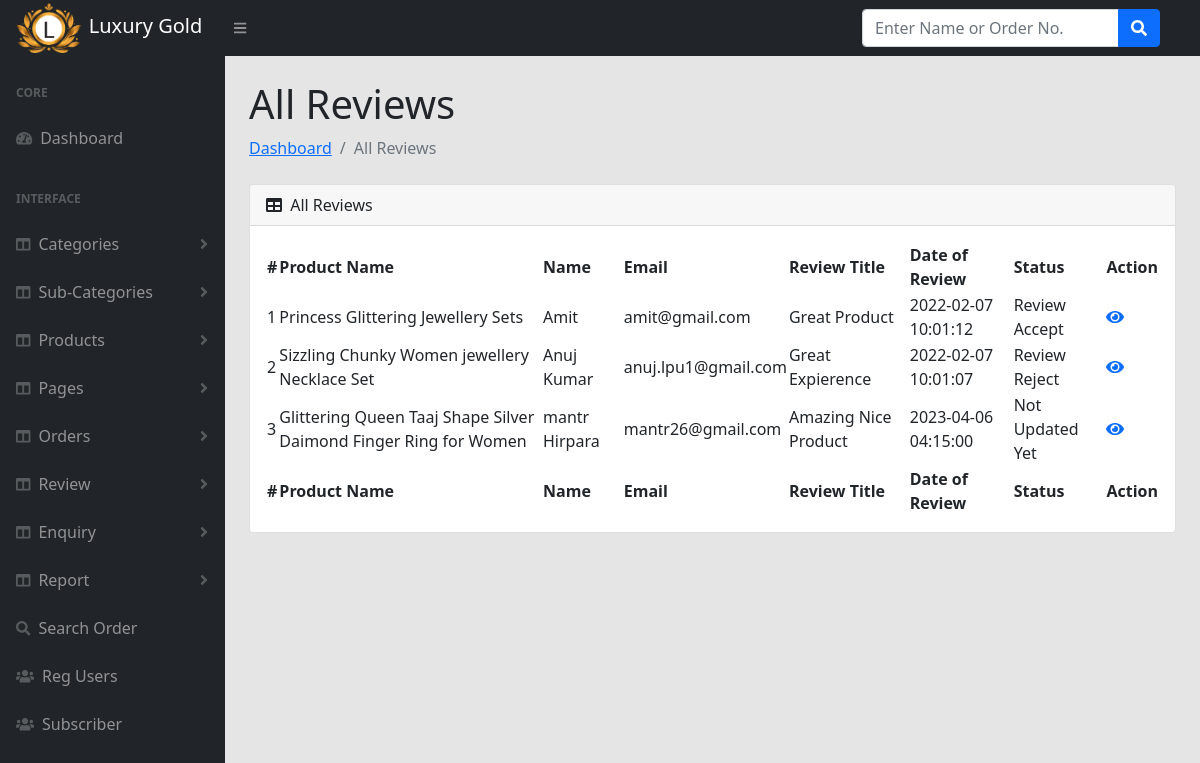
The page /admin/all-reviews.php (signed in) on the database its author committed.
### tables this page shows
CREATE TABLE `tblreview` (
  `ID` int(10) NOT NULL,
  `ProductID` int(10) DEFAULT NULL,
  `ReviewTitle` varchar(200) DEFAULT NULL,
  `Review` mediumtext DEFAULT NULL,
  `UserId` int(5) DEFAULT NULL,
  `DateofReview` timestamp NOT NULL DEFAULT current_timestamp() ON UPDATE current_timestamp(),
  `Remark` varchar(200) DEFAULT NULL,
  `Status` varchar(200) DEFAULT NULL,
  `UpdationDate` timestamp NOT NULL DEFAULT current_timestamp()
);

CREATE TABLE `products` (
  `id` int(11) NOT NULL,
  `category` int(11) NOT NULL,
  `subCategory` int(11) DEFAULT NULL,
  `type` varchar(100) DEFAULT NULL,
  `productName` varchar(255) DEFAULT NULL,
  `productweight` varchar(255) DEFAULT NULL,
  `productPrice` int(11) DEFAULT NULL,
  `gender` varchar(100) DEFAULT NULL,
  `productDescription` longtext DEFAULT NULL,
  `productImage1` varchar(255) DEFAULT NULL,
  `productImage2` varchar(255) DEFAULT NULL,
  `productImage3` varchar(255) DEFAULT NULL,
  `productImage4` varchar(255) NOT NULL,
  `shippingCharge` int(11) DEFAULT NULL,
  `productAvailability` varchar(255) DEFAULT NULL,
  `postingDate` timestamp NULL DEFAULT current_timestamp(),
  `updationDate` timestamp NULL DEFAULT NULL ON UPDATE current_timestamp(),
  `addedBy` int(11) DEFAULT NULL,
  `lastUpdatedBy` int(2) DEFAULT NULL
);

CREATE TABLE `users` (
  `id` int(11) NOT NULL,
  `FirstName` varchar(255) DEFAULT NULL,
  `LastName` varchar(255) DEFAULT NULL,
  `Email` varchar(255) DEFAULT NULL,
  `MobileNumber` bigint(11) DEFAULT NULL,
  `Password` varchar(255) DEFAULT NULL,
  `regDate` timestamp NOT NULL DEFAULT current_timestamp()
);

### admin/all-reviews.php (the view, shortened to what this page needs)
<?php
include('includes/config.php');
if (strlen($_SESSION['aid'] == 0)) {
    header('location:logout.php');
} else {
?>
    <!DOCTYPE html>
    <html lang="en">
    <head>
        <link href="https://cdn.jsdelivr.net/npm/simple-datatables@latest/dist/style.css" rel="stylesheet" />
        <link href="css/styles.css" rel="stylesheet" />
    </head>
    <body class="sb-nav-fixed">
        <?php include_once('includes/header.php'); ?>
        <div id="layoutSidenav">
            <?php include_once('includes/sidebar.php'); ?>
            <div id="layoutSidenav_content">
                <main>
                    <div class="container-fluid px-4">
                        <h1 class="mt-4">All Reviews</h1>
                        <ol class="breadcrumb mb-4">
                            <li class="breadcrumb-item"><a href="dashboard.php">Dashboard</a></li>
                            <li class="breadcrumb-item active">All Reviews</li>
                        </ol>
                        <div class="card mb-4">
                            <div class="card-header">
                                <i class="fas fa-table me-1"></i>
                                All Reviews
                            </div>
                            <div class="card-body">
                                <table id="datatablesSimple">
                                    <thead>
                                        <tr>
                                            <th>#</th>
                                            <th>Product Name</th>
                                            <th>Name</th>
                                            <th>Email</th>
                                            <th>Review Title</th>
                                            <th>Date of Review</th>
                                            <th>Status</th>
                                            <th>Action</th>
                                        </tr>
                                    </thead>
                                    <tfoot>
                                        <tr>
                                            <th>#</th>
                                            <th>Product Name</th>
                                            <th>Name</th>
                                            <th>Email</th>
                                            <th>Review Title</th>
                                            <th>Date of Review</th>
                                            <th>Status</th>
                                            <th>Action</th>
                                        </tr>
                                    </tfoot>
                                    <tbody>
                                        <?php
                                        $ret = mysqli_query($con, "select tblreview.ID,tblreview.ProductID,tblreview.ReviewTitle,tblreview.DateofReview,tblreview.Status,products.productName,users.FirstName,users.LastName,users.Email from tblreview join users on users.id=tblreview.UserId join products on products.id=tblreview.ProductID");
                                        $cnt = 1;
                                        while ($row = mysqli_fetch_array($ret)) {
                                        ?>
                                            <tr>
                                                <td><?php echo $cnt; ?></td>
                                                <td><?php echo $row['productName']; ?></td>
                                                <td><?php echo $row['FirstName']; ?> <?php echo $row['LastName']; ?></td>
                                                <td><?php echo $row['Email']; ?></td>
                                                <td><?php echo $row['ReviewTitle']; ?></td>
                                                <td><?php echo $row['DateofReview']; ?></td>
                                                <?php if ($row['Status'] == "") { ?>
                                                    <td class="font-w600"><?php echo "Not Updated Yet"; ?></td>
                                                <?php } else { ?>
                                                    <td><?php echo $row['Status']; ?></td><?php } ?>
                                                <td><a href="view-review.php?rid=<?php echo $row['ID']; ?>"><i class="fa fa-eye" aria-hidden="true"></i></a></td>
                                            </tr>
                                        <?php $cnt = $cnt + 1;
                                        } ?>
                                    </tbody>
                                </table>
                            </div>
                        </div>
                    </div>
                </main>
            </div>
        </div>
    </body>
    </html>
<?php } ?>

### admin/includes/header.php (shortened to what this page needs)
<nav class="sb-topnav navbar navbar-expand navbar-dark bg-dark">
       <a class="navbar-brand ps-3" href="dashboard.php"><img src="./adminAssets/img/logoMain.png" alt="" height="50px"> Luxury Gold</a>
       <button class="btn btn-link btn-sm order-1 order-lg-0 me-4 me-lg-0" id="sidebarToggle" href="#!"><i class="fas fa-bars"></i></button>
       <form class="d-none d-md-inline-block form-inline ms-auto me-0 me-md-3 my-2 my-md-0" method="post" action="search-order.php">
           <div class="input-group">
               <input class="form-control" type="text" name="searchdata" placeholder="Enter Name or Order No." aria-label="Search for..." aria-describedby="btnNavbarSearch" required />
               <button class="btn btn-primary" id="btnNavbarSearch" type="submit" name="search"><i class="fas fa-search"></i></button>
           </div>
       </form>
   </nav>

### admin/includes/sidebar.php (shortened to what this page needs)
            <div id="layoutSidenav_nav">
                <nav class="sb-sidenav accordion sb-sidenav-dark" id="sidenavAccordion">
                    <div class="sb-sidenav-menu">
                        <div class="nav">
                            <div class="sb-sidenav-menu-heading">Core</div>
                            <a class="nav-link" href="dashboard.php">
                                <div class="sb-nav-link-icon"><i class="fas fa-tachometer-alt"></i></div>
                                Dashboard
                            </a>
                            <div class="sb-sidenav-menu-heading">Interface</div>
                            <a class="nav-link collapsed" href="#" data-bs-toggle="collapse" data-bs-target="#collapseLayouts" aria-expanded="false" aria-controls="collapseLayouts">
                                <div class="sb-nav-link-icon"><i class="fas fa-columns"></i></div>
                                Categories
                                <div class="sb-sidenav-collapse-arrow"><i class="fas fa-angle-down"></i></div>
                            </a>
            <a class="nav-link collapsed" href="#" data-bs-toggle="collapse" data-bs-target="#subcat" aria-expanded="false" aria-controls="subcat">
                                <div class="sb-nav-link-icon"><i class="fas fa-columns"></i></div>
                                Sub-Categories
                                <div class="sb-sidenav-collapse-arrow"><i class="fas fa-angle-down"></i></div>
                            </a>
            <a class="nav-link collapsed" href="#" data-bs-toggle="collapse" data-bs-target="#product" aria-expanded="false" aria-controls="product">
                                <div class="sb-nav-link-icon"><i class="fas fa-columns"></i></div>
                                Products
                                <div class="sb-sidenav-collapse-arrow"><i class="fas fa-angle-down"></i></div>
                            </a>
<a class="nav-link collapsed" href="#" data-bs-toggle="collapse" data-bs-target="#product1" aria-expanded="false" aria-controls="product1">
                                <div class="sb-nav-link-icon"><i class="fas fa-columns"></i></div>
                                Pages
                                <div class="sb-sidenav-collapse-arrow"><i class="fas fa-angle-down"></i></div>
                            </a>
                            <a class="nav-link collapsed" href="#" data-bs-toggle="collapse" data-bs-target="#product2" aria-expanded="false" aria-controls="product2">
                                <div class="sb-nav-link-icon"><i class="fas fa-columns"></i></div>
                                Orders
                                <div class="sb-sidenav-collapse-arrow"><i class="fas fa-angle-down"></i></div>
                            </a>
 <a class="nav-link collapsed" href="#" data-bs-toggle="collapse" data-bs-target="#subcat1" aria-expanded="false" aria-controls="subcat1">
                                <div class="sb-nav-link-icon"><i class="fas fa-columns"></i></div>
                                Review
                                <div class="sb-sidenav-collapse-arrow"><i class="fas fa-angle-down"></i></div>
                            </a>
                           <a class="nav-link collapsed" href="#" data-bs-toggle="collapse" data-bs-target="#collapseLayouts1" aria-expanded="false" aria-controls="collapseLayouts1">
                                <div class="sb-nav-link-icon"><i class="fas fa-columns"></i></div>
                                Enquiry
                                <div class="sb-sidenav-collapse-arrow"><i class="fas fa-angle-down"></i></div>
                            </a>
                            <a class="nav-link collapsed" href="#" data-bs-toggle="collapse" data-bs-target="#collapseLayouts2" aria-expanded="false" aria-controls="collapseLayouts2">
                                <div class="sb-nav-link-icon"><i class="fas fa-columns"></i></div>
                                Report
                                <div class="sb-sidenav-collapse-arrow"><i class="fas fa-angle-down"></i></div>
                            </a>
                            <a class="nav-link" href="search-order.php">
                                <div class="sb-nav-link-icon"><i class="fas fa-search"></i></div>
                                Search Order
                            </a>
                             <a class="nav-link" href="reg-users.php">
                                <div class="sb-nav-link-icon"><i class="fas fa-users"></i></div>
                                Reg Users
                            </a>
                             <a class="nav-link" href="subscriber.php">
                                <div class="sb-nav-link-icon"><i class="fas fa-users"></i></div>
                                Subscriber
                            </a>
                        </div>
                    </div>
                </nav>
            </div>

### rows shown on the page
tblreview: ProductID.productName "Princess Glittering Jewellery Sets", UserId.FirstName "Amit", UserId.Email "amit@gmail.com", ReviewTitle "Great Product", DateofReview "2022-02-07 10:01:12", Status "Review Accept"
tblreview: ProductID.productName "Sizzling Chunky Women jewellery Necklace Set", UserId.FirstName "Anuj Kumar", UserId.Email "anuj.lpu1@gmail.com", ReviewTitle "Great Expierence", DateofReview "2022-02-07 10:01:07", Status "Review Reject"
tblreview: ProductID.productName "Glittering Queen Taaj Shape Silver Daimond Finger Ring for Women", UserId.FirstName "mantr", UserId.LastName "Hirpara", UserId.Email "mantr26@gmail.com", ReviewTitle "Amazing Nice Product", DateofReview "2023-04-06 04:15:00", shows "Not Updated Yet"
